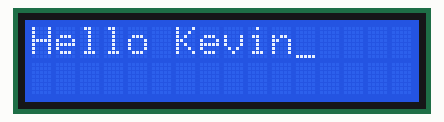
A sketch run on a simulated Arduino Uno, built with avr-gcc and run on an emulated ATmega328P. Parts: 16×2 character LCD.

Above: at 0.1 s.

The sketch:

LCD_Hello_Kevin.ino
```cpp
#include <LiquidCrystal.h>

LiquidCrystal lcd(6, 7, 9, 10, 11, 12);

void setup() {
  lcd.begin(16,2);
}

void loop() {
  lcd.setCursor(0,0);
  lcd.print("Hello Kevin");
  lcd.cursor();
  delay(1000);
  lcd.noCursor();
  delay(1000);
}
```
